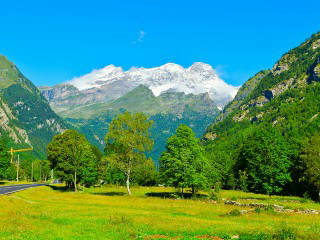
%> input picture carrier.bmp, 320 x 240 px
$ octave Extract.m   (GNU Octave 9; MATLAB toolbox functions it lacks are replaced by stand-ins)
%> lines starting %> are read from the running program, lines starting %| are printed output that depends on the picture
mypicture = imread('e:\carrier.bmp');
%> mypicture is the input picture: size 240x320x3 uint8; mean R, G, B 75.8, 146.9, 112
embed = imread('e:\embed.bmp');
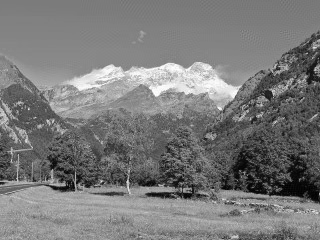
%> input picture embed.bmp, 320 x 240 px
%> embed is the input picture: size 240x320 uint8; min 0, max 255, mean 121.6

grayImage = rgb2gray(mypicture);

a = 0.1;

%分块
L2 = size(embed);
%> L2 = [240 320]

hight = 30;    %块大小
width = 40;

max_row = L2(1)/hight;
%> max_row = 8
max_col = L2(2)/width;
%> max_col = 8

 for row = 1:max_row    %分割图像为8*8块
    for col = 1:max_col
        Seg(row,col) = {grayImage((row-1)*hight+1:row*hight,(col-1)*width+1:col*width,:)};
    end
 end
%> after the loop, Seg = 64 items


m = 1;   %(m,n)
n = 1;
f = 1;

for i = 1:64    %zig排列
    if n == 1
         if m == 1
              Zig{i} = Seg{1};
              m = m+1;n=n;
              continue
         elseif m ~= 1
             if f == 1
                 Zig{i} = Seg{(m-1)*8+n};
                 m = m - 1;n = n + 1;
                 continue
             elseif f == -1
                 Zig{i} = Seg{(m-1)*8+n};
                 m = m + 1;n = n;f = 1;
                 continue
             end
         end
    elseif n == 8
        if m ~= 8
            if f == -1
                Zig{i} = Seg{(m-1)*8+n};
                m = m + 1;n = n - 1;
                continue
            elseif f == 1
                Zig{i} = Seg{(m-1)*8+n};
                m = m + 1;n = n;f = -1;
                continue
            end
        end
    end

    if m == 1
        if n ~= 1
            if f == 1
                Zig{i} = Seg{(m-1)*8+n};
                m = m; n = n + 1; f = -1;
                continue
            elseif f == -1
                Zig{i} = Seg{(m-1)*8+n};
                m = m + 1; n = n - 1;
                continue
            end
        end
    elseif m == 8
        if n ~= 8
            if f == -1
               Zig{i} = Seg{(m-1)*8+n};
               m = m; n = n + 1; f = 1;
               continue
            elseif f == 1
               Zig{i} = Seg{(m-1)*8+n};
               m = m - 1;n = n + 1;
               continue
            end
        end
    end

    if m ~= 1 && n ~= 1
        if f == 1
            Zig{i} = Seg{(m-1)*8+n};
            m = m - 1;n = n + 1;
            continue
        elseif f == -1
            Zig{i} = Seg{(m-1)*8+n};
            m = m + 1; n = n - 1;
            continue
        end
    end

    if n == 8 && m ==  8
        Zig{i} = Seg{64};
    end
end
%> after the loop, Zig = 64 items; f = -1; m = 9; n = 7

for i = 1:64       %dct变换
    Dct{i}=dct2(Zig{i});
end
%> after the loop, Dct = 64 items


for row = 1:max_row    %分割图像为8*8块
    for col = 1:max_col
        seg2(row,col) = {embed((row-1)*hight+1:row*hight,(col-1)*width+1:col*width,:)};
    end
end
%> after the loop, seg2 = 64 items

m = 1;   %(m,n)
n = 1;
f = 1;

for i = 1:64    %zig排列
    if n == 1
         if m == 1
              zig2{i} = seg2{1};
              m = m+1;n=n;
              continue
         elseif m ~= 1
             if f == 1
                 zig2{i} = seg2{(m-1)*8+n};
                 m = m - 1;n = n + 1;
                 continue
             elseif f == -1
                 zig2{i} = seg2{(m-1)*8+n};
                 m = m + 1;n = n;f = 1;
                 continue
             end
         end
    elseif n == 8
        if m ~= 8
            if f == -1
                zig2{i} = seg2{(m-1)*8+n};
                m = m + 1;n = n - 1;
                continue
            elseif f == 1
                zig2{i} = seg2{(m-1)*8+n};
                m = m + 1;n = n;f = -1;
                continue
            end
        end
    end

    if m == 1
        if n ~= 1
            if f == 1
                zig2{i} = seg2{(m-1)*8+n};
                m = m; n = n + 1; f = -1;
                continue
            elseif f == -1
                zig2{i} = seg2{(m-1)*8+n};
                m = m + 1; n = n - 1;
                continue
            end
        end
    elseif m == 8
        if n ~= 8
            if f == -1
               zig2{i} = seg2{(m-1)*8+n};
               m = m; n = n + 1; f = 1;
               continue
            elseif f == 1
               zig2{i} = seg2{(m-1)*8+n};
               m = m - 1;n = n + 1;
               continue
            end
        end
    end

    if m ~= 1 && n ~= 1
        if f == 1
            zig2{i} = seg2{(m-1)*8+n};
            m = m - 1;n = n + 1;
            continue
        elseif f == -1
            zig2{i} = seg2{(m-1)*8+n};
            m = m + 1; n = n - 1;
            continue
        end
    end

    if n == 8 && m ==  8
        zig2{i} = seg2{64};
    end
end
%> after the loop, zig2 = 64 items

for i = 1:64       %dct变换
    dct_2{i}=dct2(zig2{i});
end
%> after the loop, dct_2 = 64 items


for i = 1:64         %提取
    for j = 0:9
        ext((i-1)*100+10*j+1) = uint8((dct_2{i}(29-3*j,1+4*j)-Dct{i}(29-3*j,1+4*j))/a);
        ext((i-1)*100+10*j+2) = uint8((dct_2{i}(30-3*j,1+4*j)-Dct{i}(30-3*j,1+4*j))/a);
        ext((i-1)*100+10*j+3) = uint8((dct_2{i}(28-3*j,2+4*j)-Dct{i}(28-3*j,2+4*j))/a);
        ext((i-1)*100+10*j+4) = uint8((dct_2{i}(29-3*j,2+4*j)-Dct{i}(29-3*j,2+4*j))/a);
        ext((i-1)*100+10*j+5) = uint8((dct_2{i}(30-3*j,2+4*j)-Dct{i}(30-3*j,2+4*j))/a);
        ext((i-1)*100+10*j+6) = uint8((dct_2{i}(28-3*j,3+4*j)-Dct{i}(28-3*j,3+4*j))/a);
        ext((i-1)*100+10*j+7) = uint8((dct_2{i}(29-3*j,3+4*j)-Dct{i}(29-3*j,3+4*j))/a);
        ext((i-1)*100+10*j+8) = uint8((dct_2{i}(30-3*j,3+4*j)-Dct{i}(30-3*j,3+4*j))/a);
        ext((i-1)*100+10*j+9) = uint8((dct_2{i}(28-3*j,4+4*j)-Dct{i}(28-3*j,4+4*j))/a);
        ext((i-1)*100+10*j+10) = uint8((dct_2{i}(29-3*j,4+4*j)-Dct{i}(29-3*j,4+4*j))/a);
    end
end
%> after the loop, ext = 6400 values, max 255 at index 661, min 0 at index 1, mean 17.42

extract = reshape(ext,80,80);
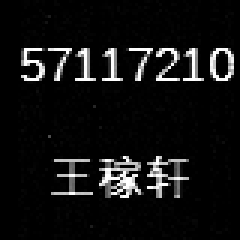
%> extract: size 80x80 uint8 (shown 3 times larger); min 0, max 255, mean 17.4

figure(),image(extract),title('提取图像');
%> after `title('提取图像')`:
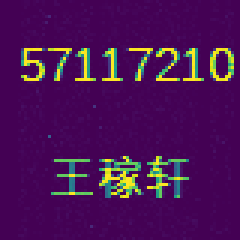
%> displayed picture: size 80x80x3, on the screen's scale of 0 to 255 (shown 3 times larger); mean R, G, B 74.4, 18.7, 85.7
